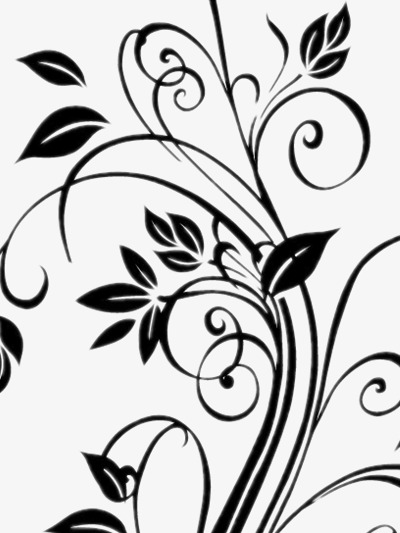
#> input picture flower-clipart.jpg, 400 x 533 px
$ python custom_seating_cards.py
#> lines starting #> are read from the running program, lines starting #| are printed output that depends on the picture
#! python3
# custom_seating_cards.py - Generates seatings cards in the png(or other hardcoded format)
# for each guest(and line) in guests.txt

from PIL import Image, ImageDraw, ImageFont
import os

GuestsFile = 'guests.txt'
GuestsFolder = 'SeatingCards' # Where to save the created cards
GuestsFolder = os.path.abspath('./' + GuestsFolder)

if not os.path.isdir(GuestsFolder):
    os.mkdir(GuestsFolder)

if not os.path.isfile('flower-clipart.jpg'):
    raise Exception('Missing flower-clipart.jpg')

FlowerIcon = Image.open('flower-clipart.jpg').resize((100, 133))
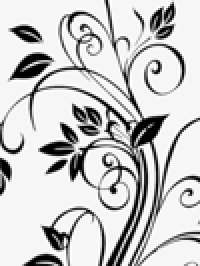
#> FlowerIcon: PIL image 100x133 RGB (shown 2 times larger); min 0, max 255, mean 200.6
NameFont = ImageFont.truetype('arial', 32)

with open(GuestsFile, 'r') as gf:
#> (reads guests.txt from the repository)
    for guest in gf.readlines():
        IMG = Image.new('RGBA', (288, 360), 'white')
        Draw = ImageDraw.Draw(IMG, 'RGBA')

        Draw.text((5, 10), 'Instructions: Cut the gray rectangle.', 'black')
        Draw.rectangle((10, 30, 280, 350), outline='gray', width=3)

        IMG.paste(FlowerIcon, (15, 216))
        Draw.text((20, 140), 'Dear,', 'purple')
        Draw.text((20, 150), guest, 'purple', NameFont)
        IMG.save(os.path.join(GuestsFolder, guest.strip() + '.PNG'))
#> this loop made 5 passes
#> pass 1, `IMG.save(os.path.join(GuestsFolder, guest.strip() + '.PNG'))`:
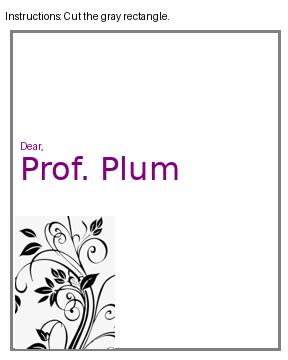
#> saved as Prof. Plum.PNG: PIL image 288x360 RGBA; mean R, G, B, A 241.6, 240.3, 241.6, 255
#> pass 2, `IMG.save(os.path.join(GuestsFolder, guest.strip() + '.PNG'))`:
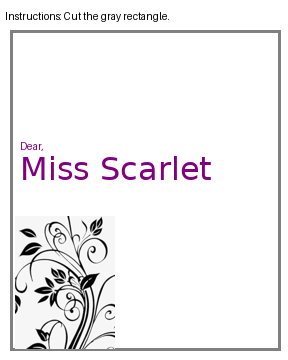
#> saved as Miss Scarlet.PNG: PIL image 288x360 RGBA; mean R, G, B, A 241.2, 239.5, 241.2, 255
